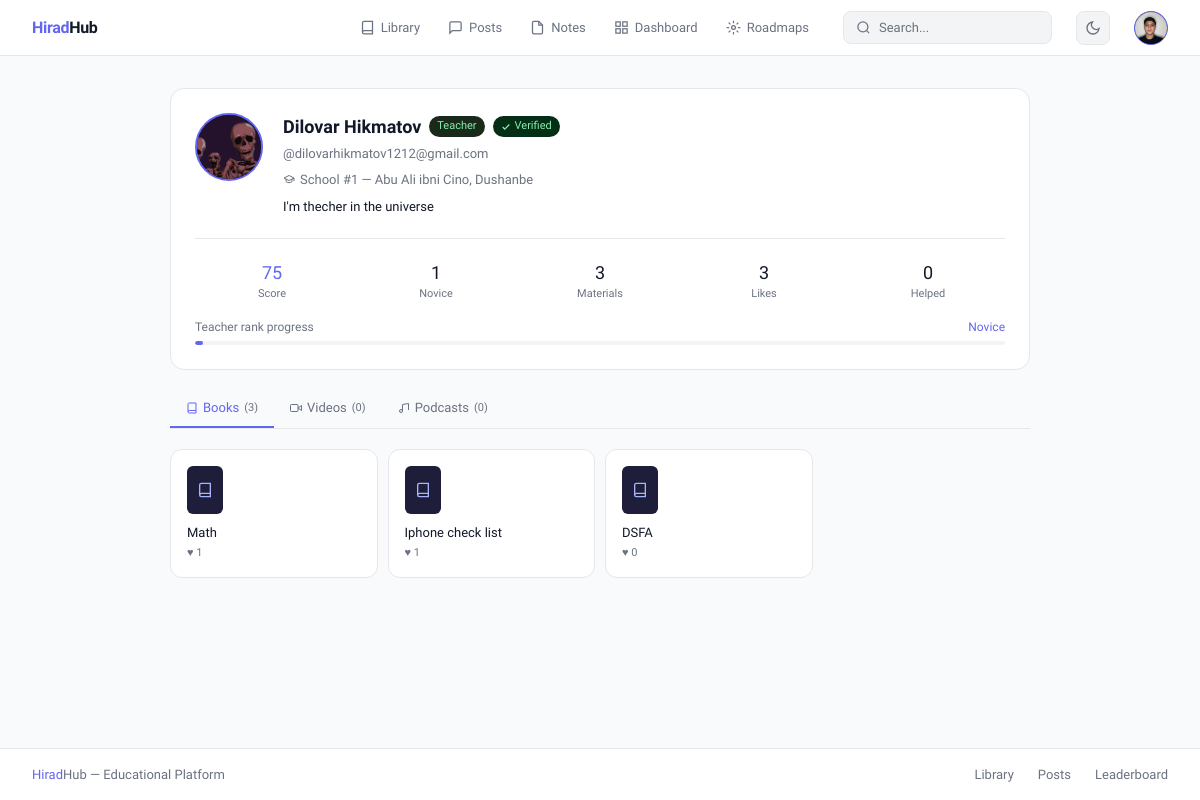
Before: /user/profile/dilovarhikmatov1212@gmail.com/ (signed in) with the older database file.
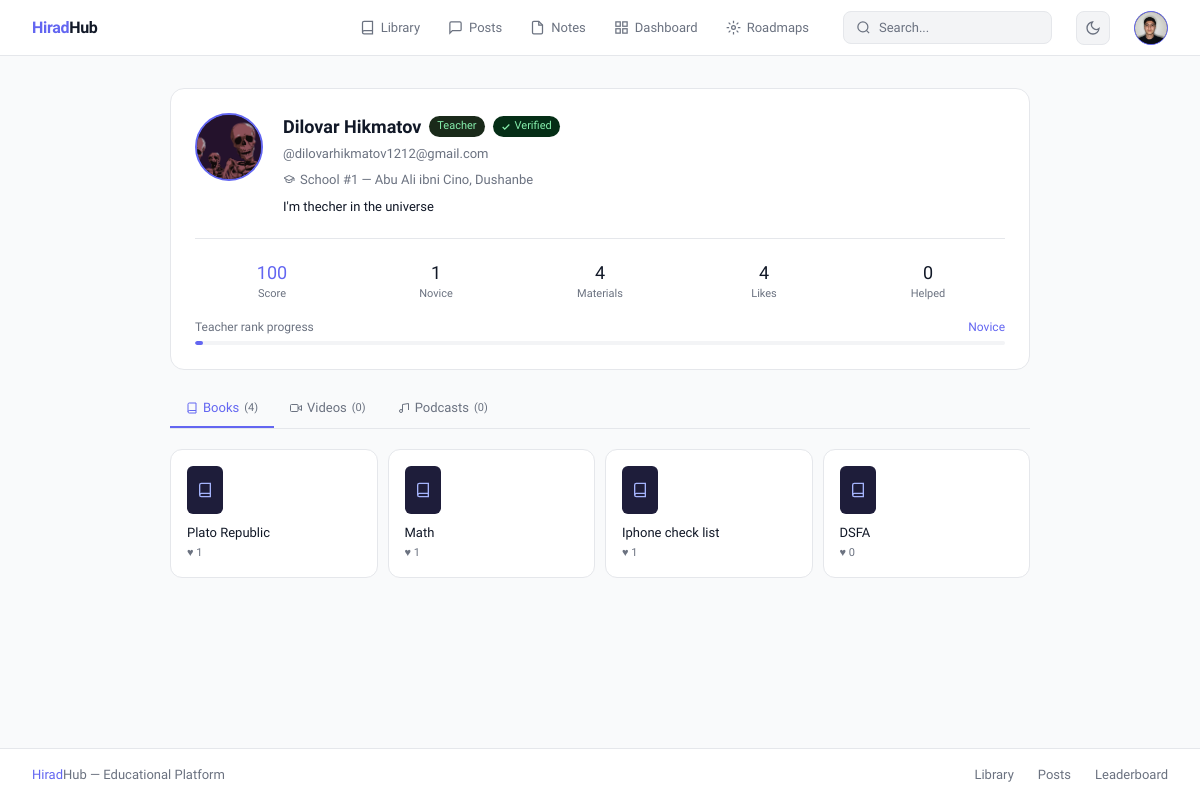
After: the same page with the newer database file.
### user/models.py (models this page shows, shortened)
class TeacherProfile(models.Model):
    user = models.OneToOneField(settings.AUTH_USER_MODEL, on_delete=models.CASCADE, related_name='teacher_profile')
    teacher_score = models.PositiveIntegerField(default=0, db_index=True)
    teacher_level = models.PositiveIntegerField(default=1)
    teacher_title = models.CharField(max_length=50, blank=True, default='Novice')
    materials_uploaded = models.PositiveIntegerField(default=0)
    total_likes_received = models.PositiveIntegerField(default=0)
    total_students_helped = models.PositiveIntegerField(default=0)
    is_verified = models.BooleanField(default=False)
    verified_at = models.DateTimeField(blank=True, null=True)
    verified_by = models.ForeignKey(settings.AUTH_USER_MODEL, on_delete=models.SET_NULL, blank=True, null=True, related_name='verified_teachers')
    school = models.ForeignKey('School', on_delete=models.SET_NULL, blank=True, null=True, related_name='teachers')
    created_at = models.DateTimeField(auto_now_add=True)
    class Meta:
        verbose_name = 'Teacher Profile'
        verbose_name_plural = 'Teacher Profiles'

class School(models.Model):
    name = models.CharField(max_length=255)
    number = models.CharField(max_length=50, blank=True)
    city = models.CharField(max_length=100, blank=True)

### library/models.py (models this page shows, shortened)
class BaseMaterial(models.Model):
    LEVEL_CHOICES = [
    ('beginner', 'Beginner'),
    ('intermediate', 'Intermediate'),
    ('advanced', 'Advanced'),
    ]
    title = models.CharField(max_length=255)
    description = models.TextField(blank=True)
    level = models.CharField(max_length=50, choices=LEVEL_CHOICES, blank=True, db_index=True)
    creator = models.ForeignKey(settings.AUTH_USER_MODEL, on_delete=models.SET_NULL, null=True, blank=True)
    likes = GenericRelation('Like', related_query_name='materials')
    comments = GenericRelation('Comment', related_query_name='materials')
    created_at = models.DateTimeField(auto_now_add=True)
    category = models.ForeignKey(Category, null=True, blank=True, on_delete=models.SET_NULL)
    grade = models.PositiveSmallIntegerField(null=True, blank=True)
    subject = models.CharField(max_length=100, blank=True)
    @property
    def count_likes(self):
        return self.likes.count()
    class Meta:
        abstract = True

class Book(BaseMaterial):
    file = models.FileField(upload_to='library/books/')
    pages = models.PositiveIntegerField(null=True, blank=True)
    author = models.CharField(max_length=255, blank=True, db_index=True)
    topics = models.ManyToManyField(Topic, related_name='books', blank=True)

### user/views.py (the view)
# urls.py: path('profile/<str:username>/', views.profile_view_others, name='profile_others'),
def profile_view_others(request, username):
    other_user = get_object_or_404(CustomUser, username=username)
    if other_user.role in ('teacher', 'director'):
        try:
            profile = other_user.teacher_profile
        except TeacherProfile.DoesNotExist:
            profile = None
        books    = Book.objects.filter(creator=other_user).order_by('-created_at')
        videos   = Video.objects.filter(creator=other_user).order_by('-created_at')
        podcasts = Podcast.objects.filter(creator=other_user).order_by('-created_at')
        return render(request, 'user/profile/teacher_profile.html', {
            'teacher':  other_user,
            'profile':  profile,
            'books':    books,
            'videos':   videos,
            'podcasts': podcasts,
        })
    return render(request, 'user/profile/others_profile.html', {'user': other_user})

### templates/user/profile/teacher_profile.html (shortened to what the changed rows need)
{% extends 'base.html' %}
{% block content %}
<div style="max-width:860px; margin:0 auto;">
  <div style="background:var(--surface); border:0.5px solid var(--border); border-radius:14px; padding:1.5rem; margin-bottom:1.25rem;">
    <div style="display:flex; align-items:flex-start; gap:1.25rem; flex-wrap:wrap;">
      <div style="flex:1; min-width:0;">
        <div style="display:flex; align-items:center; gap:8px; flex-wrap:wrap; margin-bottom:4px;">
          <p style="font-size:18px; font-weight:600; color:var(--text);">{{ teacher.get_full_name|default:teacher.username }}</p>
          {% if teacher.role == 'director' %}
          <span style="font-size:11px; padding:2px 8px; background:#1e1d3a; color:#a5b4fc; border-radius:20px;">Director</span>
          {% else %}
          <span style="font-size:11px; padding:2px 8px; background:#1a2a1a; color:#86efac; border-radius:20px;">Teacher</span>
          {% endif %}
          {% if profile and profile.is_verified %}
          <span style="display:inline-flex; align-items:center; gap:4px; font-size:11px; padding:2px 8px; background:#052e16; color:#86efac; border-radius:20px;">
          </span>
          {% elif profile %}
          <span style="font-size:11px; padding:2px 8px; background:#1a1100; color:#fcd34d; border-radius:20px;">Pending verification</span>
          {% endif %}
        </div>
        <p style="font-size:13px; color:var(--muted); margin-bottom:6px;">@{{ teacher.username }}</p>
        {% if profile and profile.school %}
        <p style="font-size:13px; color:var(--muted); display:flex; align-items:center; gap:5px;">
          <svg width="12" height="12" viewBox="0 0 24 24" fill="none" stroke="currentColor" stroke-width="2"><path d="M22 10v6M2 10l10-5 10 5-10 5z"/><path d="M6 12v5c3 3 9 3 12 0v-5"/></svg>
          {% if profile.school.number %}School #{{ profile.school.number }} — {% endif %}{{ profile.school.name }}{% if profile.school.city %}, {{ profile.school.city }}{% endif %}
        </p>
        {% endif %}
        {% if teacher.bio %}
        <p style="font-size:13px; color:var(--text); margin-top:8px; line-height:1.6;">{{ teacher.bio }}</p>
        {% endif %}
      </div>
    </div>
    {% if profile %}
    <div style="display:grid; grid-template-columns:repeat(auto-fit, minmax(80px,1fr)); gap:10px; margin-top:1.25rem; padding-top:1.25rem; border-top:0.5px solid var(--border);">
      <div style="text-align:center;">
        <p style="font-size:18px; font-weight:500; color:var(--accent);">{{ profile.teacher_score }}</p>
        <p style="font-size:11px; color:var(--muted);">Score</p>
      </div>
      <div style="text-align:center;">
        <p style="font-size:18px; font-weight:500; color:var(--text);">{{ profile.teacher_level }}</p>
        <p style="font-size:11px; color:var(--muted);">{{ profile.teacher_title }}</p>
      </div>
      <div style="text-align:center;">
        <p style="font-size:18px; font-weight:500; color:var(--text);">{{ profile.materials_uploaded }}</p>
        <p style="font-size:11px; color:var(--muted);">Materials</p>
      </div>
      <div style="text-align:center;">
        <p style="font-size:18px; font-weight:500; color:var(--text);">{{ profile.total_likes_received }}</p>
        <p style="font-size:11px; color:var(--muted);">Likes</p>
      </div>
      <div style="text-align:center;">
        <p style="font-size:18px; font-weight:500; color:var(--text);">{{ profile.total_students_helped }}</p>
        <p style="font-size:11px; color:var(--muted);">Helped</p>
      </div>
    </div>
    <div style="margin-top:1rem;">
      <div style="display:flex; justify-content:space-between; margin-bottom:5px;">
        <span style="font-size:12px; color:var(--muted);">Teacher rank progress</span>
        <span style="font-size:12px; color:var(--accent);">{{ profile.teacher_title }}</span>
      </div>
      <div style="height:4px; background:var(--surface2); border-radius:2px; overflow:hidden;">
        <div style="height:100%; width:{% widthratio profile.teacher_score 10000 100 %}%; background:var(--accent); border-radius:2px; max-width:100%;"></div>
      </div>
    </div>
    {% endif %}
  </div>
  {% if books or videos or podcasts %}
  <div style="display:flex; border-bottom:0.5px solid var(--border); margin-bottom:1.25rem;">
    <button onclick="showTab('books')" id="tab-books"
      style="font-size:13px; padding:8px 16px; color:var(--accent); border:none; border-bottom:2px solid var(--accent); background:none; cursor:pointer; font-family:'Sora',sans-serif; display:flex; align-items:center; gap:5px;">
      <svg width="12" height="12" viewBox="0 0 24 24" fill="none" stroke="currentColor" stroke-width="2"><path d="M4 19.5A2.5 2.5 0 0 1 6.5 17H20"/><path d="M6.5 2H20v20H6.5A2.5 2.5 0 0 1 4 19.5v-15A2.5 2.5 0 0 1 6.5 2z"/></svg>
      Books <span style="font-size:11px; color:var(--muted);">({{ books|length }})</span>
    </button>
    <button onclick="showTab('videos')" id="tab-videos"
      style="font-size:13px; padding:8px 16px; color:var(--muted); border:none; border-bottom:2px solid transparent; background:none; cursor:pointer; font-family:'Sora',sans-serif; display:flex; align-items:center; gap:5px;">
      <svg width="12" height="12" viewBox="0 0 24 24" fill="none" stroke="currentColor" stroke-width="2"><polygon points="23 7 16 12 23 17 23 7"/><rect x="1" y="5" width="15" height="14" rx="2"/></svg>
      Videos <span style="font-size:11px; color:var(--muted);">({{ videos|length }})</span>
    </button>
    <button onclick="showTab('podcasts')" id="tab-podcasts"
      style="font-size:13px; padding:8px 16px; color:var(--muted); border:none; border-bottom:2px solid transparent; background:none; cursor:pointer; font-family:'Sora',sans-serif; display:flex; align-items:center; gap:5px;">
      <svg width="12" height="12" viewBox="0 0 24 24" fill="none" stroke="currentColor" stroke-width="2"><path d="M9 18V5l12-2v13"/><circle cx="6" cy="18" r="3"/></svg>
      Podcasts <span style="font-size:11px; color:var(--muted);">({{ podcasts|length }})</span>
    </button>
  </div>
  <div id="panel-books">
    {% if books %}
    <div style="display:grid; grid-template-columns:repeat(auto-fill, minmax(190px,1fr)); gap:10px;">
      {% for book in books %}
      <a href="{% url 'library:book_detail' book.pk %}" style="text-decoration:none;">
        <div style="background:var(--surface); border:0.5px solid var(--border); border-radius:12px; padding:1rem; transition:border-color 0.15s;"
          onmouseover="this.style.borderColor='var(--accent)'" onmouseout="this.style.borderColor='var(--border)'">
          <div style="width:36px; height:48px; background:#1e1d3a; border-radius:6px; display:flex; align-items:center; justify-content:center; margin-bottom:10px;">
            <svg width="16" height="16" viewBox="0 0 24 24" fill="none" stroke="#a5b4fc" stroke-width="2"><path d="M4 19.5A2.5 2.5 0 0 1 6.5 17H20"/><path d="M6.5 2H20v20H6.5A2.5 2.5 0 0 1 4 19.5v-15A2.5 2.5 0 0 1 6.5 2z"/></svg>
          </div>
          <p style="font-size:13px; font-weight:500; color:var(--text); margin-bottom:3px; line-height:1.4;">{{ book.title|truncatechars:40 }}</p>
          <p style="font-size:11px; color:var(--muted);">♥ {{ book.count_likes }}</p>
        </div>
      </a>
      {% endfor %}
    </div>
    {% else %}
    <p style="font-size:13px; color:var(--muted); text-align:center; padding:2rem 0;">No books uploaded yet.</p>
    {% endif %}
  </div>
  {% else %}
  <div style="text-align:center; padding:3rem 0;">
    <p style="font-size:13px; color:var(--muted);">No materials uploaded yet.</p>
  </div>
  {% endif %}
</div>
{% endblock %}

Changed rows visible on the page:
changed TeacherProfile "Novice": teacher_score "75" → "100"; materials_uploaded "3" → "4"; total_likes_received "3" → "4"
added Book: title "Plato Republic", count_likes "1"
Other visible differences:
{{ books|length }}: "3" → "4"
